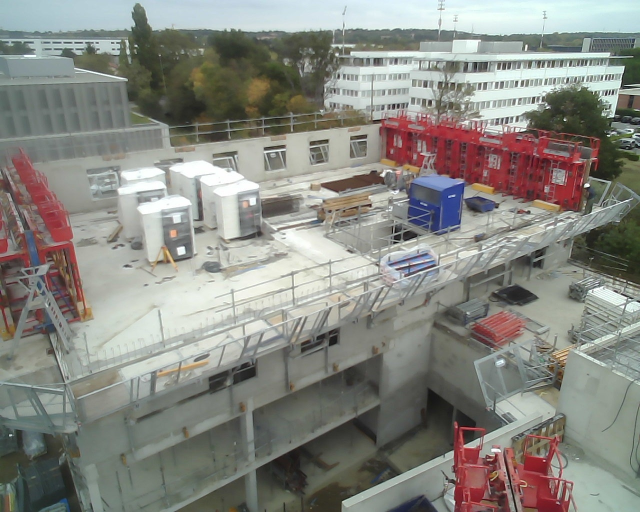
#> input picture Detection_Test_Set/Detection_Test_Set_Img/2019-10-17-13-30-11.jpg, 1280 x 1024 px (shown at 1/2 size); its folder holds only this picture in this run
$ python clustering.py
#> lines starting #> are read from the running program, lines starting #| are printed output that depends on the picture
from heatmap import *
import matplotlib.pyplot as plt
from math import pi, cos, sin

#Computation of the center of the graph
def adjacency(data, path):
    n = len(data)
    adj = np.zeros((n,n))

    for i in range(n):
        for j in range(i,n):
            img1 = Image.open(path + "/" + data[i])
#> img1 is the input picture: PIL image 1280x1024 RGB; mean R, G, B 135.4, 135.8, 129.3
            img2 = Image.open(path + "/" + data[j])
            img1 = img1.convert('L')
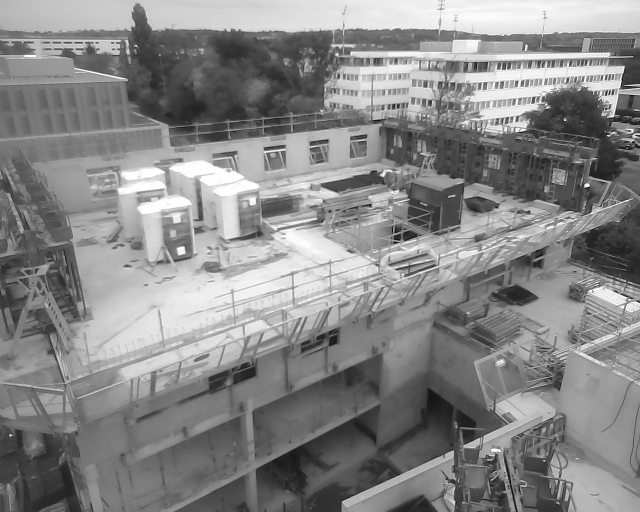
#> img1: PIL image 1280x1024 L (shown at 1/2 size); min 0, max 255, mean 135
            img2 = img2.convert('L')
#> (the run stopped early here; a loop or call above may not have finished)

$ run again, on Detection_Test_Set/Detection_Test_Set_Img/2019-10-17-14-18-46.jpg
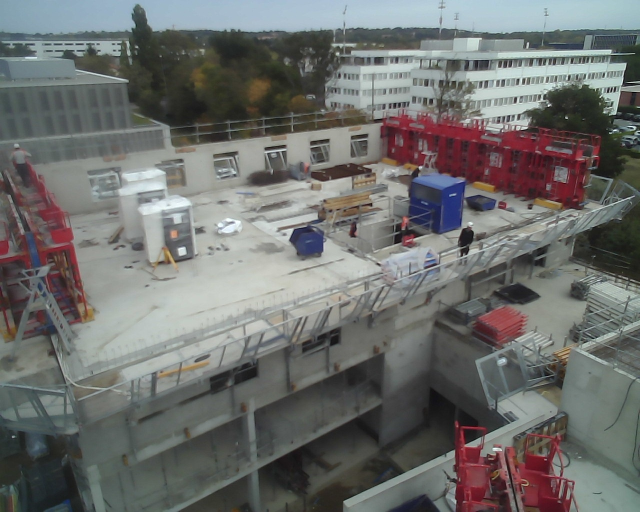
#> input picture Detection_Test_Set/Detection_Test_Set_Img/2019-10-17-14-18-46.jpg, 1280 x 1024 px (shown at 1/2 size)
#> in adjacency, img1 is the input picture: PIL image 1280x1024 RGB; mean R, G, B 109.2, 110.4, 108.5
#> in adjacency, `img1 = img1.convert('L')`:
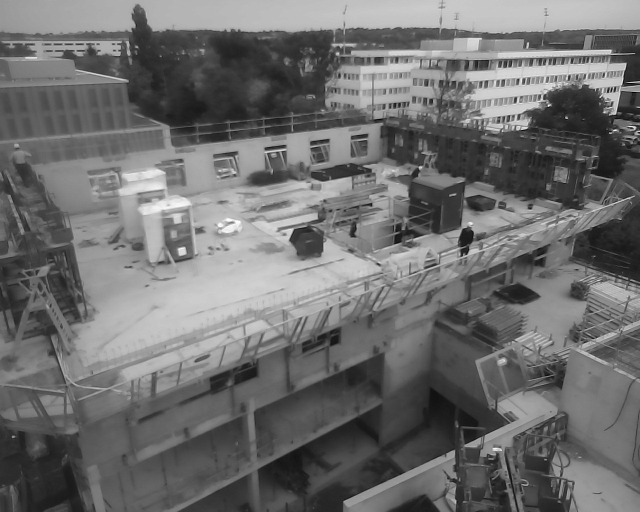
#> img1: PIL image 1280x1024 L (shown at 1/2 size); min 0, max 255, mean 109.8
